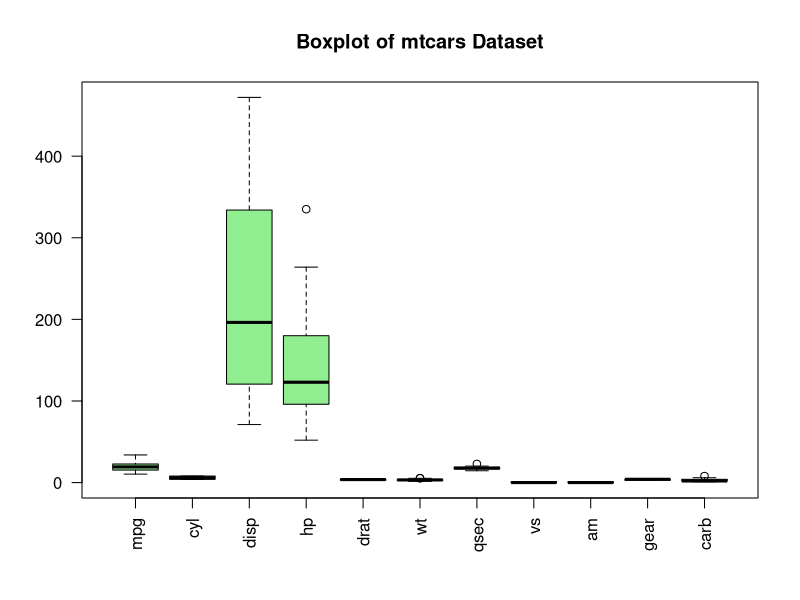

Write the R code that produced this figure.
first_10_lower <- letters[1:10]  
last_10_upper <- LETTERS[17:26] 
range_upper <- LETTERS[22:24] 
cat("First 10 lowercase letters:\n", first_10_lower, "\n\n") 
cat("Last 10 uppercase letters:\n", last_10_upper, "\n\n") 
cat("22nd to 24th uppercase letters:\n", range_upper, "\n") 


data(mtcars) 
boxplot(mtcars, 
main = "Boxplot of mtcars Dataset", 
col = "lightgreen", 
las = 2)  
outliers <- boxplot.stats(mtcars$mpg)$out 
cat("Outliers in mpg:\n", outliers, "\n") 
